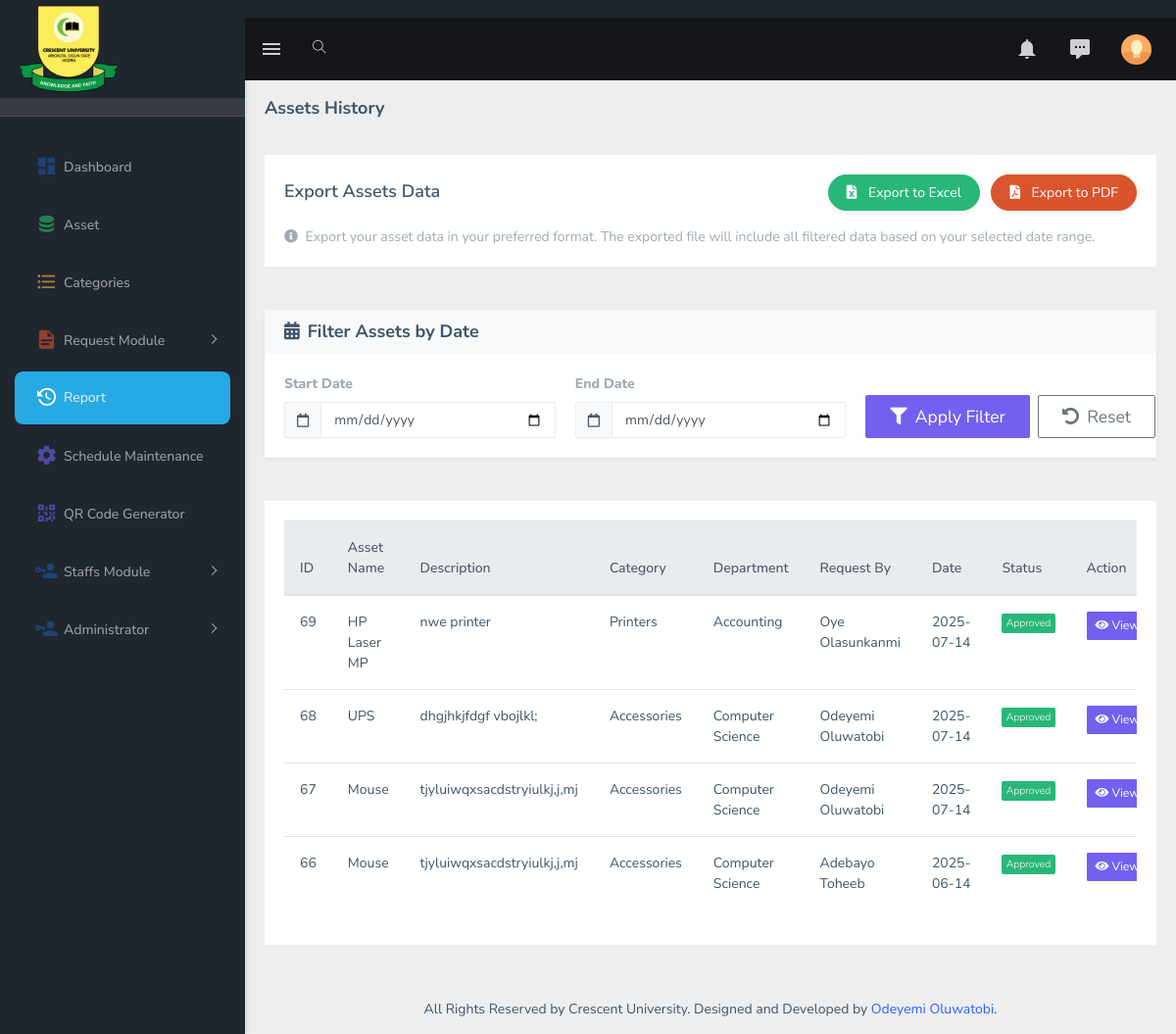
/admindashboard/assethistory.php (signed in), run on the app's committed database.
### tables this page shows
CREATE TABLE `request_table` (
  `id` int(11) NOT NULL,
  `reg_no` varchar(30) NOT NULL,
  `asset_name` varchar(100) NOT NULL,
  `description` varchar(250) NOT NULL,
  `quantity` varchar(10) NOT NULL,
  `category` varchar(30) NOT NULL,
  `department` varchar(30) NOT NULL,
  `assigned_employee` varchar(30) NOT NULL,
  `requested_by` varchar(30) NOT NULL,
  `request_date` varchar(30) NOT NULL,
  `hod_approved` int(2) NOT NULL,
  `pro_approved` int(2) NOT NULL,
  `approval_date` varchar(100) NOT NULL
);

### admindashboard/assethistorytable.php (the view, shortened to what this page needs)
<?php
require "include/config.php";
try {
    $items_per_page = 7;
    $page = isset($_GET['page']) ? (int)$_GET['page'] : 1;
    $offset = ($page - 1) * $items_per_page;
    $where_clause = "WHERE (hod_approved = 1 OR pro_approved = 1)";
    $sql = "SELECT r.*, u.firstname, u.lastname,
            CONCAT(COALESCE(u.firstname, ''), ' ', COALESCE(u.lastname, '')) as full_name
            FROM request_table r
            LEFT JOIN user_table u ON r.requested_by = u.username
            {$where_clause}
            ORDER BY r.id DESC
            LIMIT :limit OFFSET :offset";
    $stmt = $conn->prepare($sql);
    $stmt->bindValue(':limit', $items_per_page, PDO::PARAM_INT);
    $stmt->bindValue(':offset', $offset, PDO::PARAM_INT);
    $stmt->execute();
    $result = $stmt->fetchAll(PDO::FETCH_ASSOC);
?>
<div class="row">
    <div class="col-12">
        <div class="card">
            <div class="card-body">
                <div class="table-responsive">
                    <table class="table">
                        <thead class="thead-light">
                            <tr>
                                <th>ID</th>
                                <th>Asset Name</th>
                                <th>Description</th>
                                <th>Category</th>
                                <th>Department</th>
                                <th>Request By</th>
                                <th>Date</th>
                                <th>Status</th>
                                <th>Action</th>
                            </tr>
                        </thead>
                        <tbody>
                            <?php
                            if ($result) {
                                foreach ($result as $row) {
                                    $status = '';
                                    if ($row['hod_approved'] == 1 && $row['pro_approved'] == 1) {
                                        $status = '<span class="badge badge-success">Approved</span>';
                                    } elseif ($row['hod_approved'] == 2 || $row['pro_approved'] == 2) {
                                        $status = '<span class="badge badge-danger">Rejected</span>';
                                    } else {
                                        $status = '<span class="badge badge-warning">Pending</span>';
                                    }
                                    ?>
                                    <tr>
                                        <td><?php echo htmlspecialchars($row['id']); ?></td>
                                        <td><?php echo htmlspecialchars($row['asset_name']); ?></td>
                                        <td><?php echo htmlspecialchars($row['description']); ?></td>
                                        <td><?php echo htmlspecialchars($row['category']); ?></td>                                    <td><?php echo htmlspecialchars($row['department']); ?></td>
                                        <td><?php echo htmlspecialchars(trim($row['full_name']) ?: 'Unknown User'); ?></td>
                                        <td><?php echo htmlspecialchars($row['request_date']); ?></td>
                                        <td><?php echo $status; ?></td>
                                        <td>
                                            <a href="viewhistory.php?id=<?php echo $row['id']; ?>" class="btn btn-primary btn-sm">
                                                <i class="fas fa-eye"></i> View
                                            </a>
                                        </td>
                                    </tr>
                                <?php }
                            } ?>
                        </tbody>
                    </table>
                </div>
            </div>
        </div>
    </div>
</div>
<?php
} catch (PDOException $e) {
    error_log("Database error: " . $e->getMessage());
    echo '<div class="alert alert-danger">An error occurred while fetching the data. Please try again later.</div>';
}
?>

### data on the page
request_table: id "69", asset_name "HP Laser MP", description "nwe printer", category "Printers", department "Accounting", full_name "Oye Olasunkanmi", request_date "2025-07-14", hod_approved "Approved"
request_table: id "68", asset_name "UPS", description "dhgjhkjfdgf vbojlkl;", category "Accessories", department "Computer Science", full_name "Odeyemi Oluwatobi", request_date "2025-07-14", hod_approved "Approved"
request_table: id "67", asset_name "Mouse", description "tjyluiwqxsacdstryiulkj,j,mj", category "Accessories", department "Computer Science", full_name "Odeyemi Oluwatobi", request_date "2025-07-14", hod_approved "Approved"
request_table: id "66", asset_name "Mouse", description "tjyluiwqxsacdstryiulkj,j,mj", category "Accessories", department "Computer Science", full_name "Adebayo Toheeb", request_date "2025-06-14", hod_approved "Approved"
